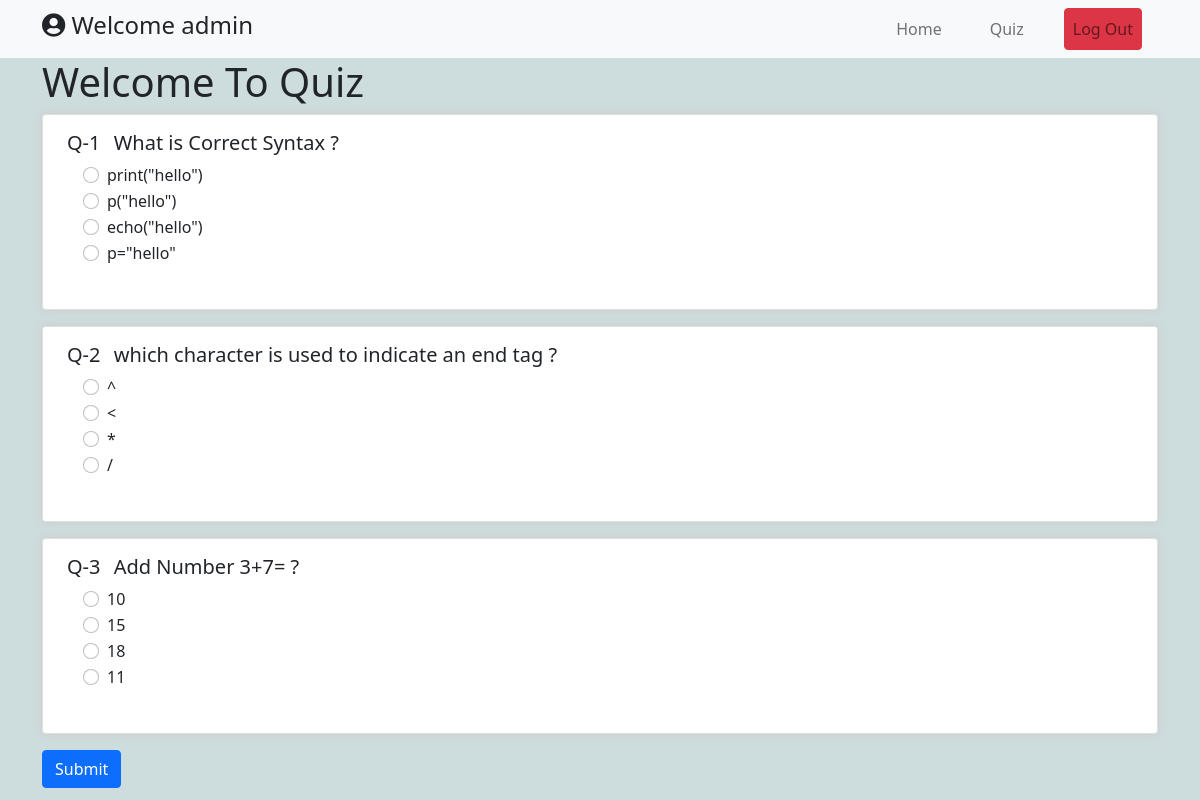
The app's page / (signed in) with its own data.
### quiz/models.py (models this page shows, shortened)
class QuesModel(models.Model):
    question = models.CharField(max_length=200, null=True)
    op1 = models.CharField(max_length=200, null=True)
    op2 = models.CharField(max_length=200, null=True)
    op3 = models.CharField(max_length=200, null=True)
    op4 = models.CharField(max_length=200, null=True)
    ans = models.CharField(max_length=200, null=True)

### quiz/views.py (the view)
# urls.py: 2. Add a URL to urlpatterns:  path('', views.home, name='home')
def home(request):
    if request.method == "POST":
        print(request.POST)
        questions = QuesModel.objects.all()
        score = 0
        wrong = 0
        correct = 0
        total = 0
        for q in questions:
            total += 1
            print(request.POST.get(q.question))
            print(q.ans)
            print()
            if q.ans == request.POST.get(q.question):
                score += 10
                correct += 1
            else:
                wrong += 1
        percent = score / (total * 10) * 100
        context = {
            "score": score,
            "correct": correct,
            "wrong": wrong,
            "percent": percent,
            "total": total,
        }
        return render(request, "result.html", context)
    else:
        questions = QuesModel.objects.all()
        context = {"questions": questions}
        return render(request, "home.html", context)

### quiz/templates/home.html (shortened to what this page needs)
{% extends 'base.html' %} {% load static %} {% block content %}
<div class="container">
  <h1>Welcome To Quiz</h1>
  <form method="post" action="">
    {% for q in questions%}
    <div class="card mb-3">
      <div class="card-body">
        <div class="form-group">
          <h5><label for="question"><span class="px-2">Q-{{forloop.counter}}</span> {{q.question}} ?</label></h5>
        </div>
        <div class="form-check">
          <div class="form-check">
            <input
              class="form-check-input"
              type="radio"
              name="{{q.question}}"
              id="gridRadios1"
              value="option1"
            />
            <label class="form-check-label" for="gridRadios1">
              {{q.op1}}
            </label>
          </div>
          <div class="form-check">
            <input
              class="form-check-input"
              type="radio"
              name="{{q.question}}"
              id="gridRadios2"
              alue="option2"
            />
            <label class="form-check-label" for="gridRadios2">
              {{q.op2}}
            </label>
          </div>
          <div class="form-check">
            <input
              class="form-check-input"
              type="radio"
              name="{{q.question}}"
              id="gridRadios1"
              value="option3"
            />
            <label class="form-check-label" for="gridRadios1">
              {{q.op3}}
            </label>
          </div>
          <div class="form-check">
            <input
              class="form-check-input"
              type="radio"
              name="{{q.question}}"
              id="gridRadios2"
              value="option4"
            />
            <label class="form-check-label" for="gridRadios2">
              {{q.op4}}
            </label>
          </div>
          <br />
        </div>
      </div>
    </div>
    {% endfor %}
    <button type="submit" class="btn btn-primary">Submit</button>
  </form>
</div>
{% endblock content %}

### templates/include/header.html (shortened to what this page needs)
{% load static %}
<nav class="navbar navbar-expand-lg navbar-light bg-light">
  <div class="container">
    <div class="collapse navbar-collapse" id="navbarNav">
      <div class="nav-brand">
        <h4 class="text-dark"> <i class="fa fa-user-circle fa-warning" aria-hidden="true"></i> Welcome {% if request.user.is_authenticated %} {{request.user.username}} {% else %} Guest {% endif %}</h4>
      </div>
      <ul class="navbar-nav ms-auto py-4 py-lg-0 d-flex align-items-center">
        <li class="nav-item"><a class="nav-link mx-3" href="{% url 'quiz:quiz' %}">Home</a></li>
        {% if request.user.is_staff %}
        <li class="nav-item"><a class="nav-link mx-3" href="{% url 'quiz:addQuestion' %}">Quiz</a></li>
        {% endif %}
        {% if request.user.is_authenticated %}
        <li class="nav-item"><a class="nav-link mx-3 btn btn-danger" href="{% url 'quiz:logout' %}">Log Out</a></li>
        {% else %}
        <li class="nav-item"><a class="nav-link mx-2 btn btn-primary " href="{% url 'quiz:login' %}">Login</a></li>
        {% endif %}
      </ul>
    </div>
  </div>
</nav>

### DjangoQuiz/static/css/styles.css (style rules this page uses)
body { background-color:#cddcdd; }
.card { box-shadow:0px 0px 10px #ccc; }

### records on screen
QuesModel: question "What is Correct Syntax", op1 "print(\"hello\")", op2 "p(\"hello\")", op3 "echo(\"hello\")", op4 "p=\"hello\""
QuesModel: question "which character is used to indicate an end tag", op1 "^", op2 "<", op3 "*", op4 "/"
QuesModel: question "Add Number 3+7=", op1 "10", op2 "15", op3 "18", op4 "11"

### other values on screen
{{ request.user.username }} "admin"
